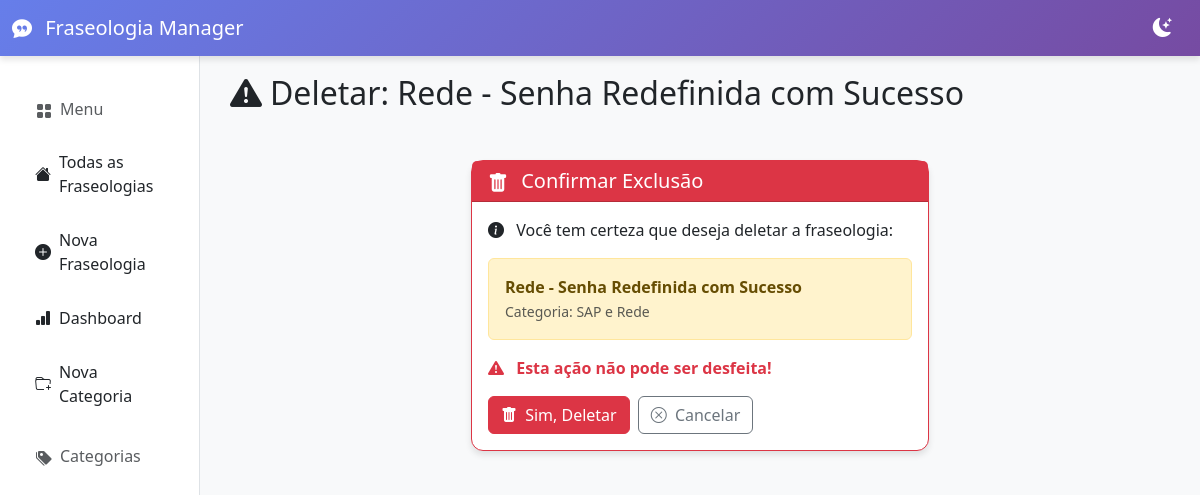
/fraseologia/10/deletar/, run on the app's committed database.
### frases/models.py (models this page shows, shortened)
class Fraseologia(models.Model):
    titulo = models.CharField(max_length=200, unique=True, verbose_name="Título da Fraseologia")
    categoria = models.ForeignKey(Categoria, on_delete=models.CASCADE, verbose_name="Categoria")
    conteudo_template = models.TextField(verbose_name="Conteúdo do Template")
    data_criacao = models.DateTimeField(auto_now_add=True, verbose_name="Data de Criação")
    data_atualizacao = models.DateTimeField(auto_now=True, verbose_name="Última Atualização")
    class Meta:
        verbose_name = "Fraseologia"
        verbose_name_plural = "Fraseologias"
        ordering = ["titulo"]

class Categoria(models.Model):
    nome = models.CharField(max_length=100, unique=True, verbose_name="Nome da Categoria")
    class Meta:
        verbose_name = "Categoria"
        verbose_name_plural = "Categorias"

### frases/views.py (the view)
# urls.py: path('fraseologia/<int:pk>/deletar/', views.deletar_fraseologia, name='deletar_fraseologia'),
def deletar_fraseologia(request, pk):
    fraseologia = get_object_or_404(Fraseologia, pk=pk)
    if request.method == 'POST':
        fraseologia.delete()
        return redirect('frases:lista_fraseologias')
    context = {
        'fraseologia': fraseologia,
        'titulo': f'Deletar: {fraseologia.titulo}',
    }
    return render(request, 'frases/confirmar_delete.html', context)

### frases/templates/frases/confirmar_delete.html (shortened to what this page needs)
{% extends "base.html" %}
{% block page_title %}
    <i class="bi bi-exclamation-triangle-fill me-2"></i>{{ titulo }}
{% endblock %}
{% block content %}
    <div class="row justify-content-center fade-in">
        <div class="col-md-6">
            <div class="card border-danger">
                <div class="card-header bg-danger text-white">
                    <h5 class="mb-0">
                        <i class="bi bi-trash-fill me-2"></i>
                        Confirmar Exclusão
                    </h5>
                </div>
                <div class="card-body">
                    <p class="mb-3">
                        <i class="bi bi-info-circle-fill me-2"></i>
                        Você tem certeza que deseja deletar a fraseologia:
                    </p>
                    <div class="alert alert-warning">
                        <strong>{{ fraseologia.titulo }}</strong>
                        <br>
                        <small class="text-muted">Categoria: {{ fraseologia.categoria.nome }}</small>
                    </div>
                    <p class="text-danger">
                        <i class="bi bi-exclamation-triangle-fill me-2"></i>
                        <strong>Esta ação não pode ser desfeita!</strong>
                    </p>
                    <form method="post" class="d-flex gap-2">
                        <button type="submit" class="btn btn-danger">
                            <i class="bi bi-trash-fill me-1"></i>
                            Sim, Deletar
                        </button>
                        <a href="{% url 'frases:detalhe_fraseologia' fraseologia.pk %}" class="btn btn-outline-secondary">
                            <i class="bi bi-x-circle me-1"></i>
                            Cancelar
                        </a>
                    </form>
                </div>
            </div>
        </div>
    </div>
{% endblock %}

### templates/base.html (style rules this page uses)
:root { --primary-gradient: linear-gradient(135deg, #667eea 0%, #764ba2 100%); --secondary-gradient: linear-gradient(135deg, #f093fb 0%, #f5576c 100%); --success-gradient: linear-gradient(135deg, #4facfe 0%, #00f2fe 100%); --dark-bg: #1a1a2e; --dark-card: #16213e; --dark-text: #e4e4e4; --light-bg: #f8f9fa; --light-card: #ffffff; --light-text: #212529; }
[data-theme="light"] { --bg-color: var(--light-bg); --card-color: var(--light-card); --text-color: var(--light-text); --border-color: #dee2e6; }
body { background: var(--bg-color); color: var(--text-color); transition: all 0.3s ease; font-family: 'Segoe UI', Tahoma, Geneva, Verdana, sans-serif; }
.card { background: var(--card-color); border: 1px solid var(--border-color); border-radius: 12px; box-shadow: 0 4px 6px rgba(0, 0, 0, 0.1); transition: all 0.3s ease; }
h1 i, h2 i, h3 i, h4 i, h5 i, h6 i { vertical-align: middle; display: inline-flex; align-items: center; }
.fade-in { animation: fadeIn 0.5s ease; }

### data on the page
Fraseologia: titulo "Rede - Senha Redefinida com Sucesso", categoria.nome "SAP e Rede"

### other printed values
{{ titulo }} "Deletar: Rede - Senha Redefinida com Sucesso"
